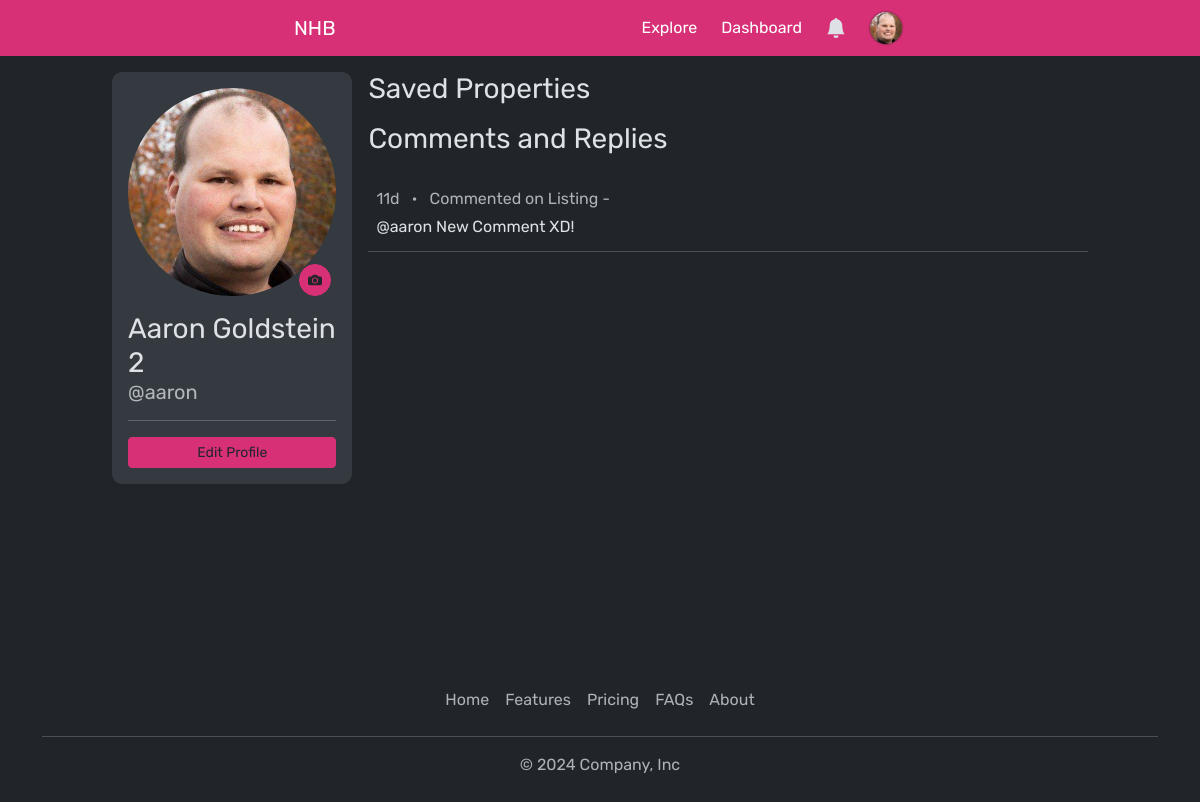
Before: /profile/user=aaron/ (signed in) with the older database file.
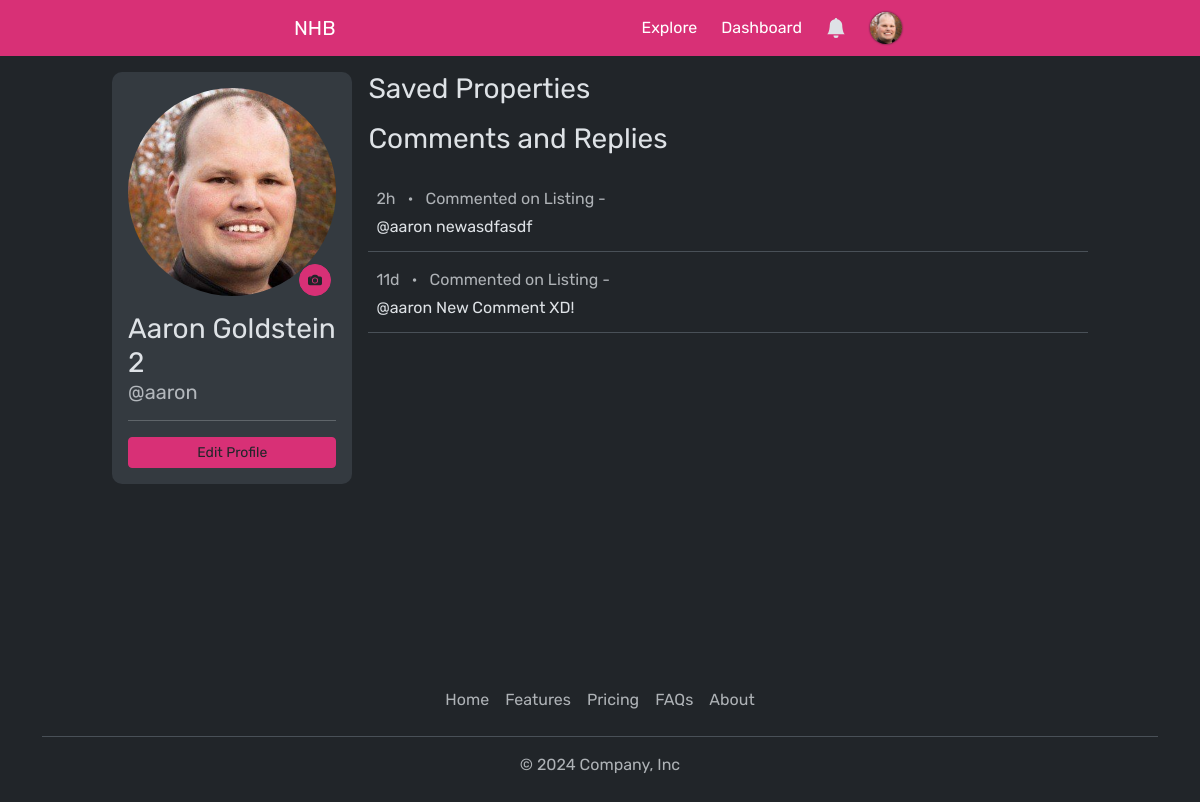
After: the same page with the newer database file.
### profiles/models.py (models this page shows, shortened)
class Profile(models.Model):
    user = models.ForeignKey(User, on_delete=models.CASCADE)
    theme = models.CharField(choices=[('light','light'), ('dark','dark')], max_length=100, default='dark')
    goal = models.CharField(choices=GOAL_CHOICES, max_length=100, default='Searching for Investment Property')
    phone_number = models.CharField(max_length=10, blank=True, null=True)
    location = models.CharField(max_length=100, blank=True, null=True)
    profile_picture = models.ImageField(upload_to='profile_pictures', blank=True, null=True)

### comment/models.py (models this page shows, shortened)
class Comment(models.Model):
    profile = models.ForeignKey(Profile, on_delete=models.CASCADE)
    property_id = models.CharField(max_length=100)
    property_address = models.CharField(max_length=250)
    text = models.CharField(max_length=999)
    timestamp = models.DateTimeField(auto_now_add=True)
    updated = models.DateTimeField(auto_now=True)
    archived = models.BooleanField(default=False)
    def detail_page_endpoint(self):
        return f'/property/detail/{self.property_address}/'

### profiles/views.py (the view)
# urls.py: path('user=<str:username>/', views.profile_view, name='profile'),
@login_required(login_url='/account/login/')
def profile_view(request, username:str, *args, **kwargs):
    profile = Profile.objects.get(user__username=username)
    form = UpdateProfileForm(initial={
        'first_name': profile.user.first_name,
        'last_name': profile.user.last_name,
        'email': profile.user.email,
        'phone_number': profile.phone_number,
        'location': profile.location,
        'goal': profile.goal
    })
    return render(request, 'profile/profile-detail.html', {'profile': profile, 'form': form })

### agent/templatetags/is_agent.py (called while the page is built)
@register.filter(name='is_agent')
def is_agent(user: User, group_name='Agent'):
    return user.groups.filter(name=group_name).exists()

### property/templatetags/time_delta.py (called while the page is built)
@register.filter(name='time_delta')
def time_delta(value: datetime)-> str:
    now = datetime.now().astimezone(UTC)
    delta = now - value
    if delta.days > 365:
        return f'{delta.days // 365}y'
    elif delta.days > 30:
        return f'{delta.days // 30}m'
    elif delta.days > 1:
        return f'{delta.days}d'
    elif delta.seconds > 3600:
        return f'{delta.seconds // 3600}h'
    elif delta.seconds > 60:
        return f'{delta.seconds // 60}min'
    else:
        return f'{delta.seconds}s'

### templates/profile/profile-detail.html (shortened to what this page needs)
{% extends "base.html" %}
{% block content %}
{% load time_delta%}
<div class="container col-sm-10 my-4 mx-auto">
    <div class="profile-container">
        <div class="profile-info">
            <div>
                <div class="mb-3 justify-content-center text-center">
                    <div class="profile-picture">
                        {% if user == profile.user %}
                            <label for="file-input"
                            id="mobile-change-picture-button"
                            class="btn btn-sm love rounded-circle"
                            >{% include "icons/camera.html" %}
                            </label>
                        {% endif %}
                        {% if profile.profile_picture %}
                            <img id="profile-img" src="{{ profile.profile_picture.url }}" alt="Profile Picture">
                        {% else %}
                            <img id="profile-img" src="/media/profile_pictures/default/default.png" alt="Profile Picture">
                        {% endif %}
                    </div>
                </div>
                <div id="profile-details">
                    <h3 class="mb-0">{{ profile.user.first_name }} {{ profile.user.last_name }}</h3>
                    <h5 class="text-muted mb-3">@{{ profile.user.username }}</h5>
                </div>
                <hr></hr>
                {% if user == profile.user %}
                <button id="edit-profile-button" class="btn btn-sm love w-100" onclick="ShowUpdateProfileForm()">Edit Profile</button>
                {% endif %}
            </div>
        </div>
        <div class="profile-content">
            <div id="saved-properties mb-4">
                <h3 class="mb-3">Saved Properties</h3>
            </div>
            <div id="comments">
                <h3 class="mb-4">Comments and Replies</h3>
                <div >
                    {% for comment in profile.comment_set.all|dictsortreversed:"timestamp" %}
                        <div id="comment-{{ comment.id }}" class="card mb-2 p-2 border-0 border-bottom rounded-0">
                            <p class="text-muted mb-0">
                                {{ comment.timestamp|time_delta }} &ensp;&#8226;&ensp;
                                Commented on Listing -
                            </p>
                            <p id="comment-text-{{comment.id}}" class="card-text my-1 ms-">{{ comment.text }}</p>
                        </div>
                    {% endfor %}
                 </div>
            </div>
        </div>
    </div>
</div>
{% endblock %}

### templates/base.html (shortened to what this page needs)
<!DOCTYPE html>
<html lang="en" data-bs-theme="{% if not user.is_authenticated %}light{% else %}{{ request.user.profile_set.first.theme }}{% endif %}">
<head>
    {% load static %}
    <link rel="stylesheet" type="text/css" href={% static "css/styles.css" %}>
    <link href="https://cdn.jsdelivr.net/npm/bootstrap@5.3.3/dist/css/bootstrap.min.css" rel="stylesheet">
    <link rel="stylesheet" href="https://unpkg.com/leaflet@1.9.4/dist/leaflet.css" />
</head>
<body hx-headers='{"X-CSRFToken": "{{ csrf_token }}"}' hx-ext="ws" ws-connect="/ws/notifications/">
    {% include 'components/nav.html' %}
    {% include 'notifications/toast-container.html' %}
    <div id="app-container" class="pt-5 position-relative" style="min-height: 80vh!important;">
    {% block content %}
    {% endblock %}
    </div>
    {% if not "/explore/" in request.get_full_path %}
        {% include 'components/footer.html' %}
    {% endif %}
</body>
</html>

### templates/components/nav.html (shortened to what this page needs)
{% load is_agent %}
<nav
id="navbar"
class="navbar navbar-expand-lg position-fixed w-100 py-1"
style="z-index: 9998; background-color: var(--love);"
data-bs-theme="dark"
>
    <div class="container-fluid m-0">
        <div class="collapse navbar-collapse justify-content-evenly" id="navbarSupportedContent">
            <a class="navbar-brand px-2" href="/">NHB</a>
            <ul class="navbar-nav mb-2 mb-lg-0">
                <li class="nav-item me-2">
                    <a class="nav-link {% if '/explore/' in request.get_full_path %}active{% endif %}" href="/explore/">
                        Explore
                    </a>
                </li>
                {% if not request.user|is_agent %}
                <li class="nav-item me-2 dropdown">
                    <a class="nav-link dropdown-toggle {% if '/agent/' in request.get_full_path %}active{% endif %}" href="#" role="button" data-bs-toggle="dropdown" aria-expanded="false">
                        Agents
                    </a>
                    <ul id='agent-dropdown' class="dropdown-menu">
                        <li><a class="dropdown-item" href="#">Find an Agent</a></li>
                        <li><hr class="dropdown-divider"></li>
                        <li><a class="dropdown-item" href="/agent/become-an-agent/">Become an Agent</a></li>
                    </ul>
                </li>
                {% else %}
                <li class="nav-item me-2">
                    <a class="nav-link {% if '/agent/' in request.get_full_path %}active{% endif %}" href="/agent/dashboard/">
                        Dashboard
                    </a>
                </li>
                {% endif %}
                {% if not user.is_authenticated %}
                    <li class="nav-item">
                        <a class="nav-link" href="/account/register/">Login / Signup</a>
                    </li>
                    {% else %}
                    <li class="nav-item dropdown h-100 align-items-start me-2 " >
                        <a
                        id="notification-dropdown-tg"
                        class="nav-link dropdown-toggle d-flex align-items-center position-relative"
                        href="#"
                        role="button"
                        data-bs-toggle="dropdown"
                        aria-expanded="false"
                        onclick="clearNotifications()"
                        >
                            <svg id="notification-icon" xmlns="http://www.w3.org/2000/svg" width="20" height="20" fill="white" class="bi bi-bell-fill" viewBox="0 0 16 16">
                                <path d="M8 16a2 2 0 0 0 2-2H6a2 2 0 0 0 2 2m.995-14.901a1 1 0 1 0-1.99 0A5 5 0 0 0 3 6c0 1.098-.5 6-2 7h14c-1.5-1-2-5.902-2-7 0-2.42-1.72-4.44-4.005-4.901"/>
                            </svg>
                        </a>
                    </li>
                    <li class="nav-item dropdown">
                        <a id="profile-dropdown-tg" class="nav-link dropdown-toggle d-flex align-items-center" href="#" role="button" data-bs-toggle="dropdown" aria-expanded="false">
                            <div id="profile-badge-container">
                            {% if not user.profile_set.first.profile_picture %}
                                {% include "icons/profile-icon.html" %}
                            {% else %}
                                <img src="{{ user.profile_set.first.profile_picture.url }}" class="profile-badge me-1" alt="profile picture">
                            {% endif %}
                            </div>
                        </a>
                    </li>
                {% endif %}
            </ul>
        </div>
    </div>
</nav>

### templates/notifications/toast-container.html (shortened to what this page needs)
<div id='toast-container' class="toast-container">
</div>

### templates/profile/partials/update-profile-form.html (shortened to what this page needs)
{% load crispy_forms_tags %}

### templates/components/footer.html
<div id="footer" class="container">
    <footer class="py-3 my-4">
      <ul class="nav justify-content-center border-bottom pb-3 mb-3">
        <li class="nav-item"><a href="/" class="nav-link px-2 text-body-secondary">Home</a></li>
        <li class="nav-item"><a href="#" class="nav-link px-2 text-body-secondary">Features</a></li>
        <li class="nav-item"><a href="#" class="nav-link px-2 text-body-secondary">Pricing</a></li>
        <li class="nav-item"><a href="#" class="nav-link px-2 text-body-secondary">FAQs</a></li>
        <li class="nav-item"><a href="#" class="nav-link px-2 text-body-secondary">About</a></li>
      </ul>
      <p class="text-center text-body-secondary">© 2024 Company, Inc</p>
    </footer>
</div>

### static/css/styles.css (style rules this page uses)
:root { --background: #292b2c; --foreground: #f5f5f5; --primary: #707070; --love: #d83076; --hidden: #34d3eb; }
body { font-family: Rubik,Arial,sans-serif!important; }
.love, .love a { color: var(--bs-body-bg) !important; background-color: var(--love) !important; border-color: var(--love) !important; }

### templates/components/nav.html (style rules this page uses)
.navbar { display: flex!important; flex-direction: row!important; }
.navbar a { color: white!important; }
.navbar-nav { align-items: center!important; }
.nav-link { padding: .5rem!important; }
.profile-badge { width:2rem; height:2rem; border-radius:100%; box-shadow: 0 0 2px var(--bs-dark-bg-subtle); }
#notification-dropdown-tg::after { content: none; }
#profile-dropdown-tg::after { content: none; }
#notification-icon { fill: var(--bs-body-color); }

### templates/notifications/toast-container.html (style rules this page uses)
.toast-container { position: fixed; top: 50px; right: 0; z-index: 9999; padding: 20px; }

### templates/profile/profile-detail.html (style rules this page uses)
.profile-container { display: flex; flex-direction: row; justify-content: center; }
.profile-info { display: flex; flex-direction: column; justify-content: center; width: 25%; height: 100%; padding: 1rem; margin-right: 1rem; border-radius: 10px; background-color: var(--bs-secondary-bg); }
.profile-content { display: flex; flex-direction: column; width: 75%; }
#mobile-change-picture-button { display: flex; position: absolute; bottom: 0; right: 5px; width: 2rem; height: 2rem; text-align: center; align-items: center; }
.profile-picture { display: flex; flex: 1 1 auto; width: 100%; padding-bottom: 50%; padding-top:50%; border-radius: 50%; justify-content: center; align-items: center; position: relative; margin: auto; margin-bottom: 1rem; }
.profile-picture img { position: absolute; display: flex; flex: 1 1 auto; object-fit: cover; width: 100%; height: 100%; border-radius: 50%; }
.profile-badge { width:2rem; height:2rem; border-radius:100%; }

Changed rows visible on the page:
added Comment: timestamp "2h", text "@aaron newasdfasdf"
